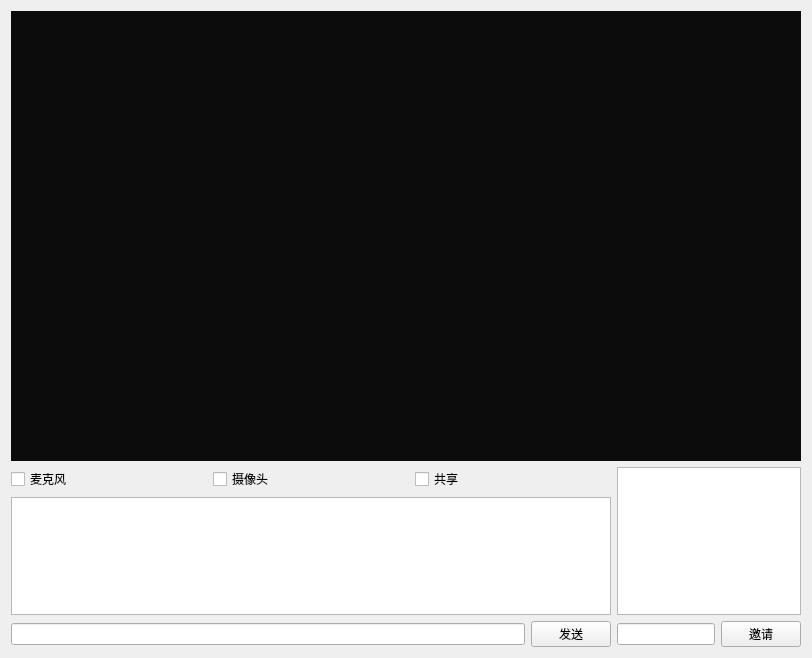
<?xml version="1.0" encoding="UTF-8"?>
<ui version="4.0">
 <class>MeetingRoom</class>
 <widget class="QWidget" name="MeetingRoom">
  <property name="geometry">
   <rect>
    <x>0</x>
    <y>0</y>
    <width>812</width>
    <height>658</height>
   </rect>
  </property>
  <property name="windowTitle">
   <string>Form</string>
  </property>
  <layout class="QVBoxLayout" name="verticalLayout_3">
   <item>
    <layout class="QFormLayout" name="formLayout">
     <item row="0" column="0" colspan="2">
      <widget class="QLabel" name="label">
       <property name="minimumSize">
        <size>
         <width>400</width>
         <height>450</height>
        </size>
       </property>
       <property name="styleSheet">
        <string notr="true">background-color: rgb(12, 12, 12);</string>
       </property>
       <property name="text">
        <string/>
       </property>
      </widget>
     </item>
     <item row="1" column="0">
      <layout class="QVBoxLayout" name="verticalLayout">
       <item>
        <layout class="QHBoxLayout" name="horizontalLayout">
         <item>
          <widget class="QCheckBox" name="CB_micSet">
           <property name="text">
            <string>麦克风</string>
           </property>
          </widget>
         </item>
         <item>
          <widget class="QCheckBox" name="CB_cremaSet">
           <property name="text">
            <string>摄像头</string>
           </property>
          </widget>
         </item>
         <item>
          <widget class="QCheckBox" name="CB_creenSet">
           <property name="text">
            <string>共享</string>
           </property>
          </widget>
         </item>
        </layout>
       </item>
       <item>
        <widget class="QTextBrowser" name="textBrowser_msg">
         <property name="minimumSize">
          <size>
           <width>600</width>
           <height>0</height>
          </size>
         </property>
        </widget>
       </item>
       <item>
        <layout class="QHBoxLayout" name="horizontalLayout_3">
         <item>
          <widget class="QLineEdit" name="lineEdit_msg"/>
         </item>
         <item>
          <widget class="QPushButton" name="pb_msgSend">
           <property name="text">
            <string>发送</string>
           </property>
          </widget>
         </item>
        </layout>
       </item>
      </layout>
     </item>
     <item row="1" column="1">
      <layout class="QVBoxLayout" name="verticalLayout_2">
       <item>
        <widget class="QListWidget" name="listWidget_members"/>
       </item>
       <item>
        <layout class="QHBoxLayout" name="horizontalLayout_2">
         <item>
          <widget class="QLineEdit" name="lineEdit_invite"/>
         </item>
         <item>
          <widget class="QPushButton" name="pb_invite">
           <property name="text">
            <string>邀请</string>
           </property>
          </widget>
         </item>
        </layout>
       </item>
      </layout>
     </item>
    </layout>
   </item>
  </layout>
 </widget>
 <resources/>
 <connections/>
</ui>
